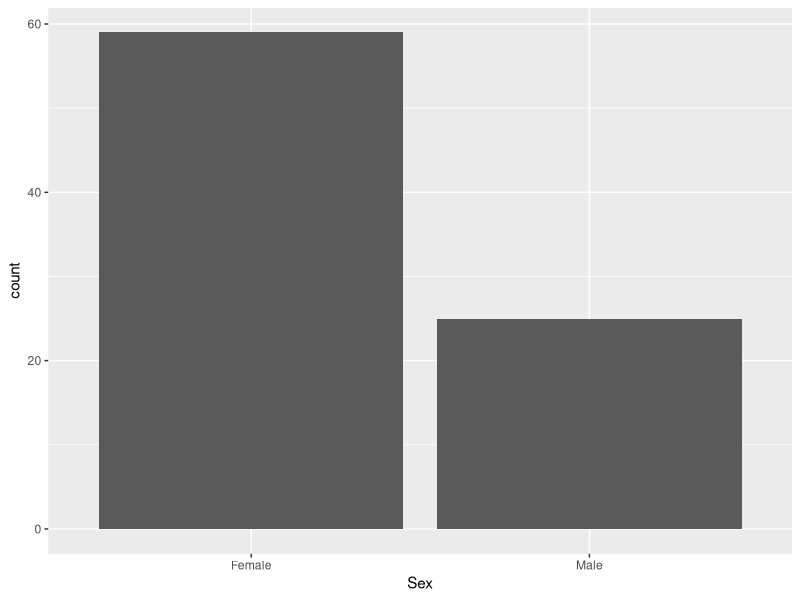
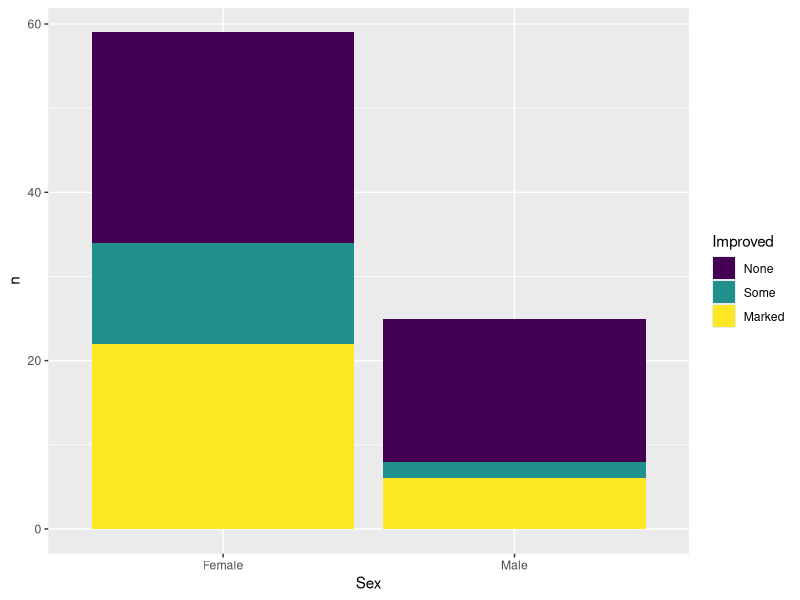
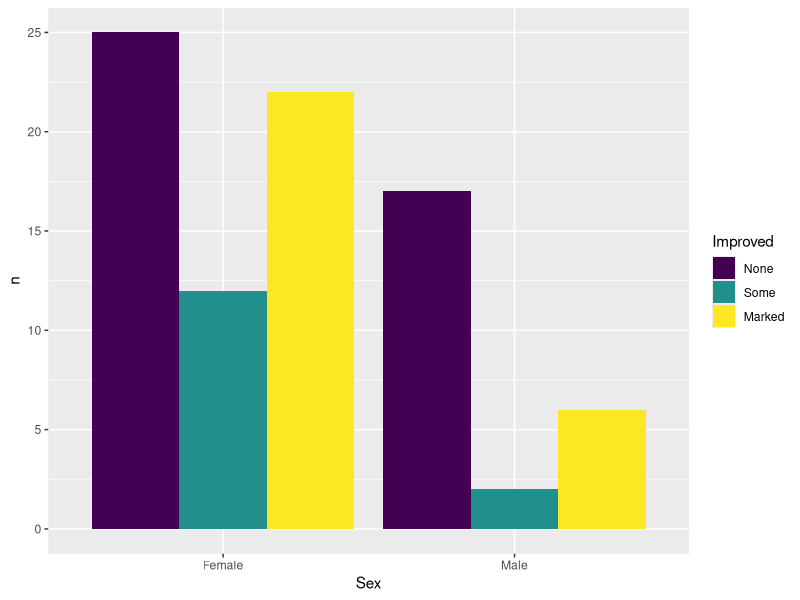
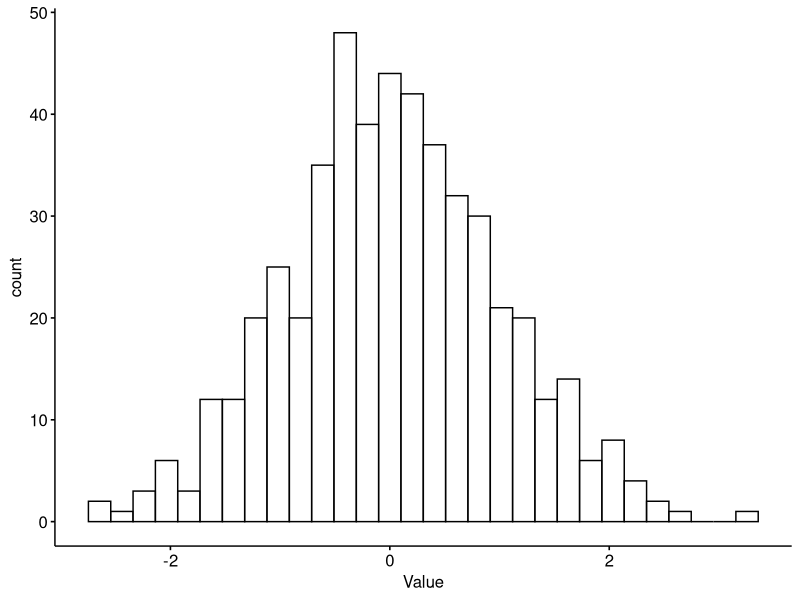
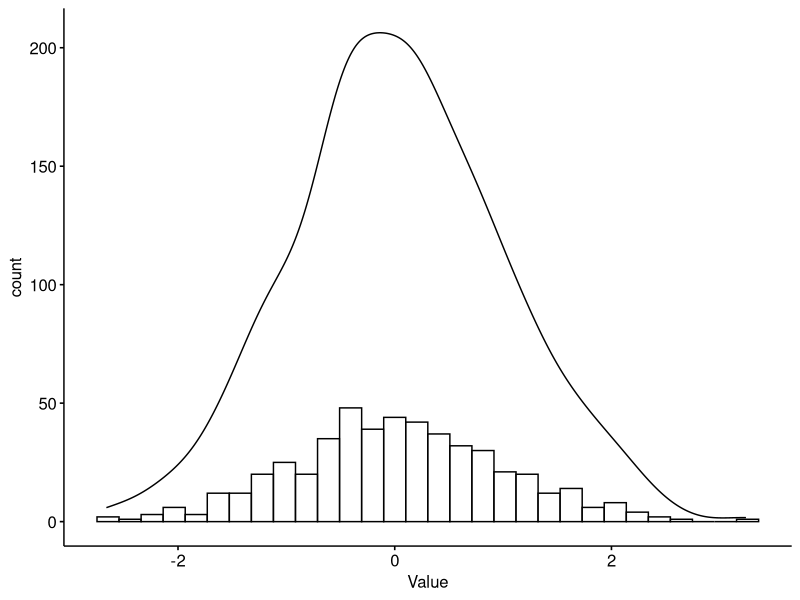
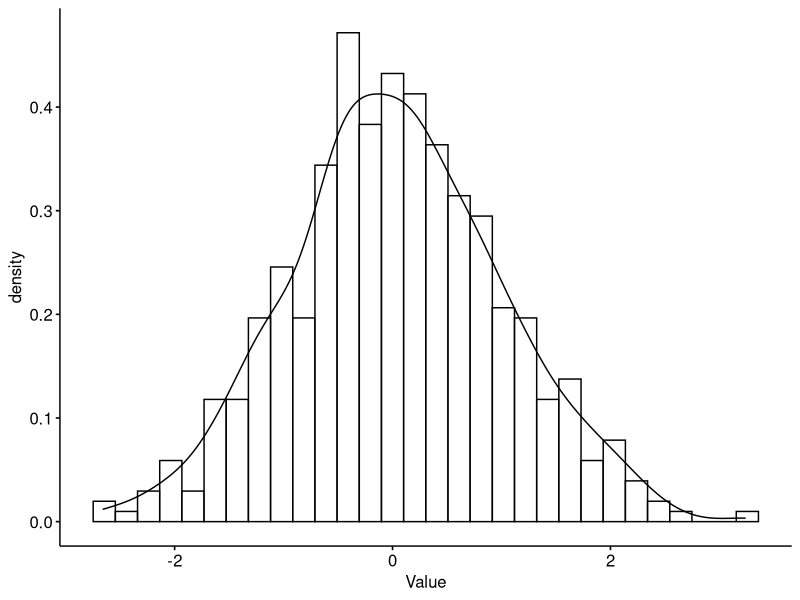
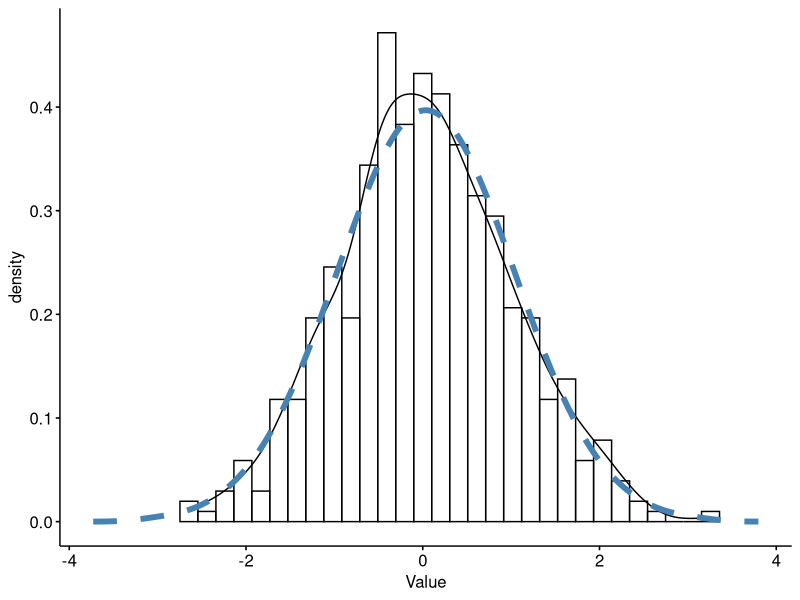
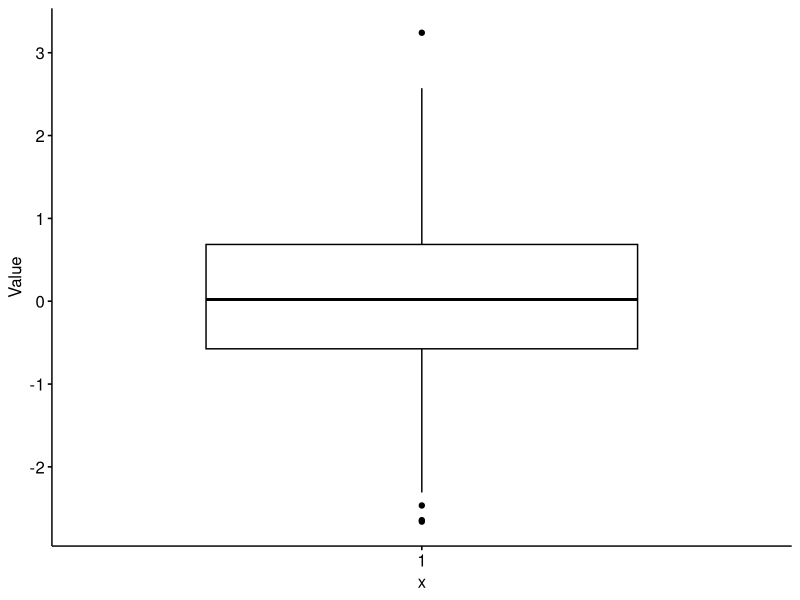

Write R code to recreate these figures, in order.
## ---- chunk 1
knitr::opts_chunk$set(echo = TRUE,message=FALSE)
## ---- chunk 2
## Load the packages we will need
library(dplyr)
library(ggplot2)
library(rstatix)
library(ggpubr)
library(vcd)
## ---- chunk 3
#let's use the'Arthritis' dataset in the 'vcd' package 
Arthritis
## ---- chunk 4
##one way table (count of one variable)
count(Arthritis,Sex)
## ---- chunk 5
ggplot(Arthritis, aes(x = Sex)) + geom_bar()
## ---- chunk 6
#to get proportion of males and females
freq_table(Arthritis,Sex) 
## ---- chunk 7
count(Arthritis,Sex,Improved)
## ---- chunk 8
count(Arthritis,Sex,Improved) %>% 
ggplot(aes(x = Sex, fill = Improved, y = n)) + geom_col()
## ---- chunk 9
count(Arthritis,Sex,Improved) %>% 
ggplot(aes(x = Sex, fill = Improved, y = n)) + geom_col(position = "dodge")
## ---- chunk 10
freq_table(Arthritis,Sex, Improved)
## ---- chunk 11
freq_table(Arthritis,Improved, Sex)
## ---- chunk 12
Arthritis %>% 
  count(Improved, Treatment) %>% 
  tidyr::pivot_wider(values_from = n,names_from = Improved)
##would also work with names_from Treatment
## ---- chunk 13
Arthritis %>% 
  count(Improved, Treatment) %>% 
  tidyr::pivot_wider(values_from = n,names_from = Improved) %>% 
select(-Treatment)  %>% 
  chisq_test()
## ---- chunk 14
Arthritis %>% 
  count(Improved, Treatment) %>% 
  tidyr::pivot_wider(values_from = n,names_from = Improved) %>%
select(-Treatment)  %>% 
  chisq_test() %>% expected_freq()
## ---- chunk 15
Arthritis %>% 
  count(Improved, Sex) %>% 
  tidyr::pivot_wider(values_from = n,names_from = Improved) %>% 
  select(-Sex)  %>% 
  chisq_test 
## ---- chunk 16
Arthritis %>% 
  count(Improved, Sex) %>% 
  tidyr::pivot_wider(values_from = n,names_from = Improved) %>% 
 select(-Sex)  %>% 
  fisher_test
## ---- chunk 17
Arthritis %>% 
  count(Improved, Sex) %>% 
  tidyr::pivot_wider(values_from = n,names_from = Improved) %>% 
  select(-Sex)  %>% 
  chisq_test %>% 
  expected_freq()
## ---- chunk 18
library(readr)
df1 <- read_csv("data/normal_example.csv")
## ---- chunk 19
View(df1)
## ---- chunk 20
gghistogram(df1,x="Value")
## ---- chunk 21
gghistogram(df1,x="Value",add_density = TRUE)
## ---- chunk 22
gghistogram(df1,x="Value",
            add_density = TRUE,
            y="..density..")
## ---- chunk 23
gghistogram(df1,x="Value",add_density = TRUE,y="..density..") + stat_overlay_normal_density(col="steelblue",lwd=2,lty=2)
## ---- chunk 24
ggboxplot(df1, y = "Value")
## ---- chunk 25
ggviolin(df1, y = "Value")
## ---- chunk 26
ggviolin(df1, y = "Value",add = "jitter")
## ---- chunk 27
ggqqplot(df1, x="Value")
## ---- chunk 28
#shapiro test from rstatix
#p<0.05 ...difference between data and normality..data not normal
#p>0.05 ...no diff between data and normality ..data normally distributed
shapiro_test(df1,Value) 
## ---- chunk 29
df1 %>% 
  get_summary_stats(type="common") 
## ---- chunk 30
df1 %>% 
  get_summary_stats(type = "common") %>% 
  select(mean, sd)
## ---- chunk 31
diet <- read_csv("data/diet.csv")
diet
## ---- chunk 32
diet <- diet %>% 
  mutate(BMI =initial.weight / (height/100)^2)

## ---- chunk 33
diet %>% 
  t_test(BMI ~1)
## ---- chunk 34
diet %>% 
  t_test(BMI ~1,mu = 25,alternative = "greater")
## 25 is the cutoff for overweight
## ---- chunk 35
diet_long <- diet %>% 
  select(contains("weight")) %>% 
  tidyr::pivot_longer(everything(),names_to = "time_point", values_to = "weight") 

diet_long
## ---- chunk 36
diet_long %>% 
  gghistogram(x = "weight", facet.by = "time_point",add_density = TRUE, y = "..density..") + stat_overlay_normal_density(col="red")
## ---- chunk 37
diet_long %>%
  group_by(time_point) %>% 
  shapiro_test(weight)
## ---- chunk 38
diet_long %>%
  t_test(weight ~ time_point)
## ---- chunk 39
diet_long %>%
  t_test(weight ~ time_point, alternative = "less")
## ---- chunk 40
diet_long %>%
  t_test(weight ~ time_point, alternative = "less",paired=TRUE)
## ---- chunk 41
diet_long %>% 
  ggplot(aes(x = time_point, y = weight)) + geom_boxplot() + geom_jitter(width=0.1) + 
  stat_compare_means(method = "t.test",paired=TRUE, method.args = list(alternative = "less"))

?stat_compare_means
## ---- chunk 42
ggpaired(diet, cond1="initial.weight", cond2="final.weight",line.color = "grey") + stat_compare_means(paired=TRUE,method = "t.test")
## ---- chunk 43
diet <- diet %>% 
mutate(wt.loss = initial.weight - final.weight)

## ---- chunk 44
diet %>% 
ggdensity("wt.loss",color = "gender") + stat_overlay_normal_density()

diet %>%  
  group_by(gender) %>% 
  shapiro_test(wt.loss)
## ---- chunk 45

diet %>%
  levene_test(wt.loss~ gender)

#if p value is significant --> difference in variance (unequal variance) -->  use Welch t-test (R default) 
#if p value is not significant --> no difference in variance (equal variance) --> use t-test (add argument var.equal =TRUE)

## ---- chunk 46
diet %>% 
  t_test(wt.loss ~ gender,var.equal = TRUE) 

## ---- chunk 47
diet %>% 
  ggplot(aes(x = gender, y=wt.loss)) + geom_boxplot() + stat_compare_means(method="t.test")
## ---- chunk 48
diet %>% 
  wilcox_test(wt.loss ~ gender)
## ---- chunk 49
diet_long %>% 
  wilcox_test(weight ~ time_point, paired=TRUE)
## ---- chunk 50
#by histogram
diet %>%   
gghistogram(x = "wt.loss", facet.by = "diet.type", add_density = TRUE, y = "..density..") + stat_overlay_normal_density(col="red")

#by Q-Q plot
diet %>% 
  ggqqplot(x = "wt.loss", facet.by = "diet.type")

#by shapiro test
group_by(diet, diet.type) %>% 
  shapiro_test(wt.loss)
## ---- chunk 51
diet %>% 
  anova_test(wt.loss ~ diet.type)

## ---- chunk 52
diet %>%  
  tukey_hsd(wt.loss ~ diet.type)
## ---- chunk 53
ggplot(diet, aes(x = diet.type, y = wt.loss)) + geom_violin() + geom_jitter(width=0.1) + stat_compare_means(method="anova")
## ---- chunk 54
my_comparisons <- list( c("A", "B"), c("A", "C"), c("B", "C") )
ggplot(diet, aes(x = diet.type, y = wt.loss)) + geom_violin() + geom_jitter(width=0.1) + 
  stat_compare_means(method = "t.test",comparisons = my_comparisons)
## ---- chunk 55
stat_res <- diet %>% 
  tukey_hsd(wt.loss ~ diet.type)


ggplot(diet, aes(x = diet.type, y = wt.loss)) + geom_violin() + geom_jitter(width=0.1)+
  stat_pvalue_manual(stat_res, label = "p.adj",y.position = c(11, 13, 15))
## ---- chunk 56
diet %>% 
  kruskal_test(wt.loss ~ diet.type)
## ---- chunk 57
diet %>% 
  dunn_test(wt.loss ~ diet.type, p.adjust.method = "bonferroni")
## ---- chunk 58
ggplot(diet, aes(x = diet.type, y = wt.loss,fill=gender)) + geom_boxplot()
## ---- chunk 59
diet %>% 
  anova_test(wt.loss ~ diet.type*gender)
## ---- chunk 60
diet %>% 
  tukey_hsd(wt.loss ~ diet.type*gender) %>% 
  filter(p.adj.signif != "ns")
## ---- chunk 61
## NEW

tab <- readxl::read_xlsx("data/EX Biostat P1.xlsx") %>% make_clean_names()
##2-Make a cross table showing the gender in the rows and tumor grade in the columns

count(tab, Gender, Tumor.grade)


##3-Define the percentage of Grade III tumors within females 
freq_table(tab, Gender, Tumor.grade)

##4-Use the appropriate test to check if the tumor grade depends on the gender 

count(tab, Gender, Tumor.grade) %>% 
    tidyr::pivot_wider(names_from = Gender,values_from = n) %>% 
  select(-Tumor.grade) %>% 
  chisq_test()

## ---- chunk 62
##1-Read the excel file called 'EX Biostat P2' into R 
Biostat2 <- readxl::read_xlsx("data/EX Biostat P2.xlsx")

gghistogram(Biostat2, x = "Age")

gghistogram(Biostat2, x = "Age", add_density = TRUE, y = "..density..") + stat_overlay_normal_density(col="blue")


ggqqplot(Biostat2, x = "Age")
Biostat2 %>% 
  shapiro_test(vars = "Age")
# Age is normally distributed

gghistogram(Biostat2, x = "hospitalization days")

gghistogram(Biostat2, x = "hospitalization days", add_density = TRUE, y = "..density..") + stat_overlay_normal_density(col="blue")


ggqqplot(Biostat2, x = "hospitalization days")
Biostat2 %>% 
  shapiro_test(vars = "hospitalization days")

# hospitalization days NOT normally distributed

get_summary_stats(Biostat2)

## ---- chunk 63
RCC2 <- readxl::read_xlsx("data/RCC2.xlsx")

gghistogram(RCC2, x = "E2F3", 
            y = "..density..",
            facet.by = "gender") + stat_overlay_normal_density(col="blue")

RCC2 %>% 
  group_by(gender) %>% 
  shapiro_test(E2F3)
#both groups normally distributed
#parametric * 2 groups --> t-test

RCC2 %>% 
  group_by(gender) %>% 
  get_summary_stats("E2F3",type="common")

t_test(RCC2, E2F3 ~ gender,var.equal = TRUE)
#ANSWER=REJECT

ggplot(RCC2, aes(x = gender, y = E2F3)) + geom_violin() + geom_jitter(width = 0.1) + stat_compare_means(method = "t.test")

## ---- chunk 64
gghistogram(RCC2, x = "ANXA", facet.by = "Side")

RCC2 %>% 
  group_by(Side) %>% 
  shapiro_test(ANXA)
#not normal
#non-parametric * 2 groups --> Wilcoxon (Mann Whitney U)
wilcox_test(RCC2, ANXA ~ Side)
#ANSWER=REJECT
ggplot(RCC2, aes(x = Side, y = ANXA)) + geom_violin() + geom_jitter() + stat_compare_means()

## ---- chunk 65
gghistogram(RCC2, x = "E2F3", facet.by = "Grade", y = "..density..") + stat_overlay_normal_density() 

#3 groups normal
#parametric * > 2 groups --> ANOVA

anova_test(RCC2, E2F3 ~ Grade)
#there is a difference but between which groups? --> post Hoc
tukey_hsd(RCC2, E2F3 ~ Grade)
#ANSWER= ACCEPT
my_comparisons <- list( c("II", "III"), c("II", "IV"), c("III", "IV") )

ggplot(RCC2, aes(x = Grade, y = E2F3)) + geom_violin() + geom_jitter(width=0.1) + stat_compare_means(method="t.test",comparisons = my_comparisons)


## ---- chunk 66
mir499_data <- 
  RCC2 %>%
  select(contains("mir499")) %>% 
  tidyr::pivot_longer(everything())
gghistogram(mir499_data, x = "value", facet.by = "name")

mir499_data %>% 
  group_by(name) %>% 
  shapiro_test(value)
#not normal
#non-parametric * 2 paired groups --> Wilcoxon signed rank test

mir499_data %>% 
  wilcox_test(value ~ name, paired = TRUE,alternative = "greater")
mir499_data %>% 
  group_by(name) %>% 
  get_summary_stats(value)
#it increases after ttt
#ANSWER = REJECT   
## ---- chunk 67
gghistogram(RCC2, x = "DFFA", facet.by = "Grade")
#not normal
#non-parametric * > 2 groups --> kruskal Wallis
RCC2 %>% 
  kruskal_test(DFFA ~ Grade)
#ANSWER= REJECT
#No need to perform post-hoc test
